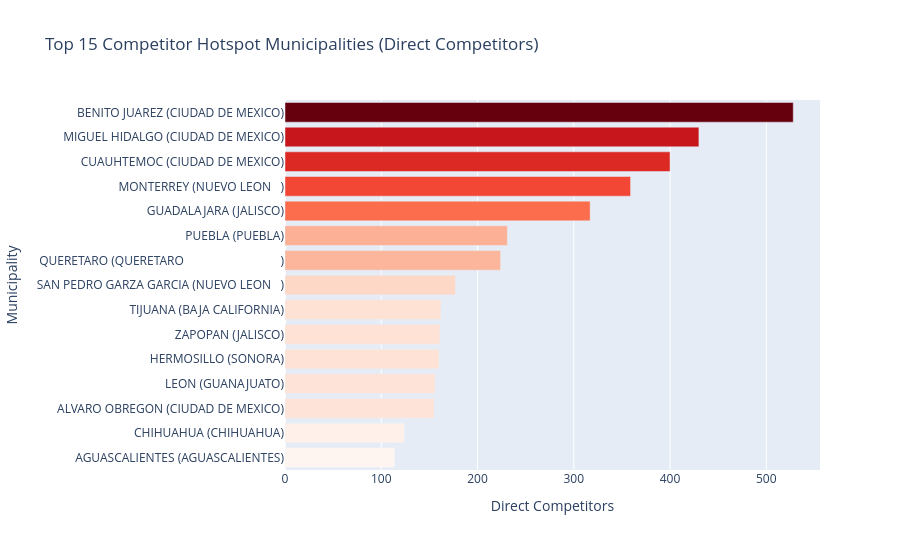

The notebook cell this image was saved under:
### Code cell
# Top hotspot municipalities
top_hotspots = (
    muni_feat[muni_feat['is_hotspot']]
      .nlargest(15, 'total_direct')
      .copy()
)
top_hotspots['label'] = (
    top_hotspots['municipality_name'] + ' (' + top_hotspots['state_name'] + ')'
)

fig = px.bar(
    top_hotspots,
    x='total_direct', y='label',
    orientation='h',
    title='Top 15 Competitor Hotspot Municipalities (Direct Competitors)',
    labels={'total_direct': 'Direct Competitors', 'label': 'Municipality'},
    color='total_direct',
    color_continuous_scale='Reds'
)
fig.update_layout(
    yaxis={'categoryorder': 'total ascending'},
    coloraxis_showscale=False,
    height=550
)
fig.show()

### Figure 1 — Plotly figure (JSON) as saved in the notebook; plotly's stock layout.template omitted (floating-point values rounded to 4 significant figures)
{"data": [{"alignmentgroup": "True", "hovertemplate": "Direct Competitors=%{marker.color}<br>Municipality=%{y}<extra></extra>", "legendgroup": "", "marker": {"color": [528, 430, 400, 359, 317, 231, 224, 177, 162, 161, 160, 156, 155, 124, 114], "coloraxis": "coloraxis", "pattern": {"shape": ""}}, "name": "", "offsetgroup": "", "orientation": "h", "showlegend": false, "textposition": "auto", "type": "bar", "x": [528, 430, 400, 359, 317, 231, 224, 177, 162, 161, 160, 156, 155, 124, 114], "xaxis": "x", "y": ["BENITO JUAREZ (CIUDAD DE MEXICO)", "MIGUEL HIDALGO (CIUDAD DE MEXICO)", "CUAUHTEMOC (CIUDAD DE MEXICO)", "MONTERREY (NUEVO LEON   )", "GUADALAJARA (JALISCO)", "PUEBLA (PUEBLA)", "QUERETARO (QUERETARO                               )", "SAN PEDRO GARZA GARCIA (NUEVO LEON   )", "TIJUANA (BAJA CALIFORNIA)", "ZAPOPAN (JALISCO)", "HERMOSILLO (SONORA)", "LEON (GUANAJUATO)", "ALVARO OBREGON (CIUDAD DE MEXICO)", "CHIHUAHUA (CHIHUAHUA)", "AGUASCALIENTES (AGUASCALIENTES)"], "yaxis": "y"}], "layout": {"barmode": "relative", "coloraxis": {"colorbar": {"title": {"text": "Direct Competitors"}}, "colorscale": [[0, "rgb(255,245,240)"], [0.125, "rgb(254,224,210)"], [0.25, "rgb(252,187,161)"], [0.375, "rgb(252,146,114)"], [0.5, "rgb(251,106,74)"], [0.625, "rgb(239,59,44)"], [0.75, "rgb(203,24,29)"], [0.875, "rgb(165,15,21)"], [1, "rgb(103,0,13)"]], "showscale": false}, "height": 550, "legend": {"tracegroupgap": 0}, "title": {"text": "Top 15 Competitor Hotspot Municipalities (Direct Competitors)"}, "xaxis": {"anchor": "y", "domain": [0, 1], "title": {"text": "Direct Competitors"}}, "yaxis": {"anchor": "x", "categoryorder": "total ascending", "domain": [0, 1], "title": {"text": "Municipality"}}}}
